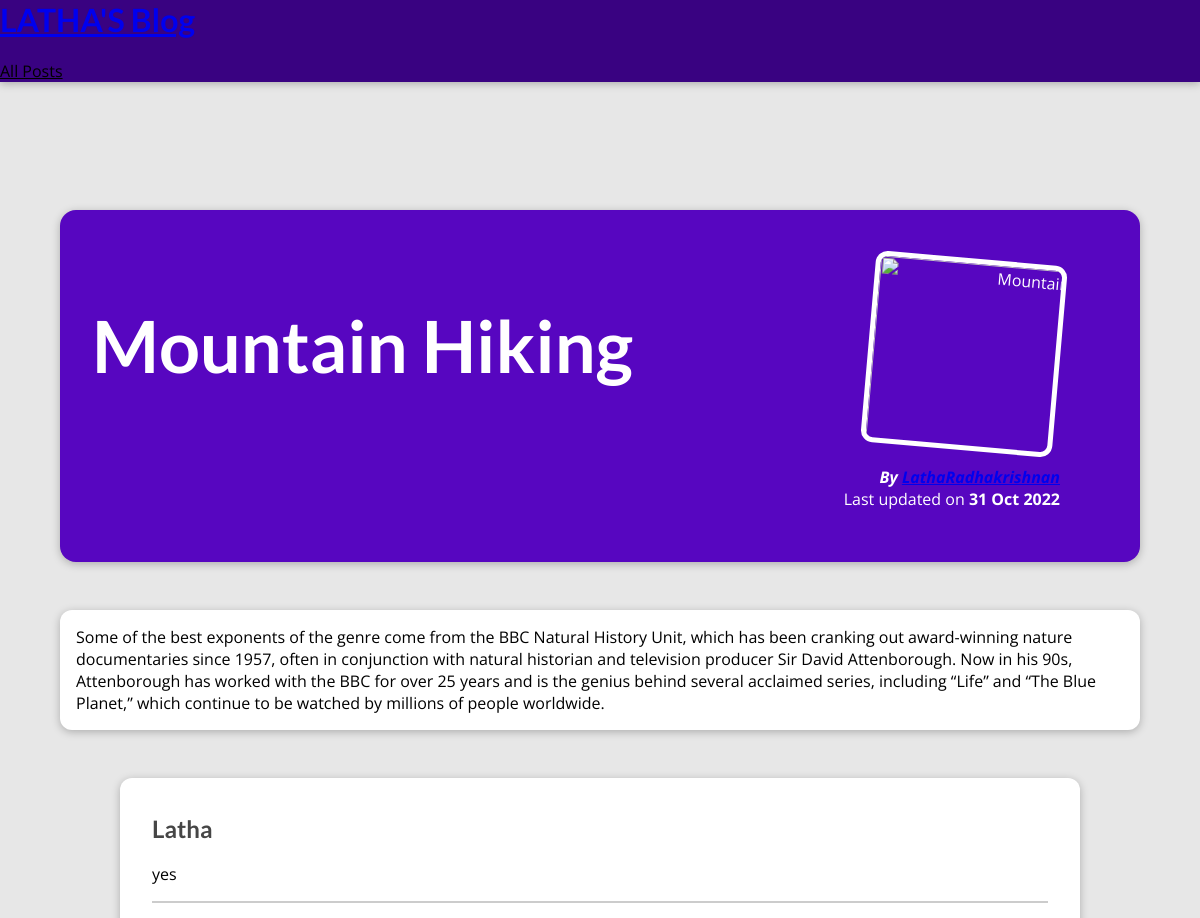
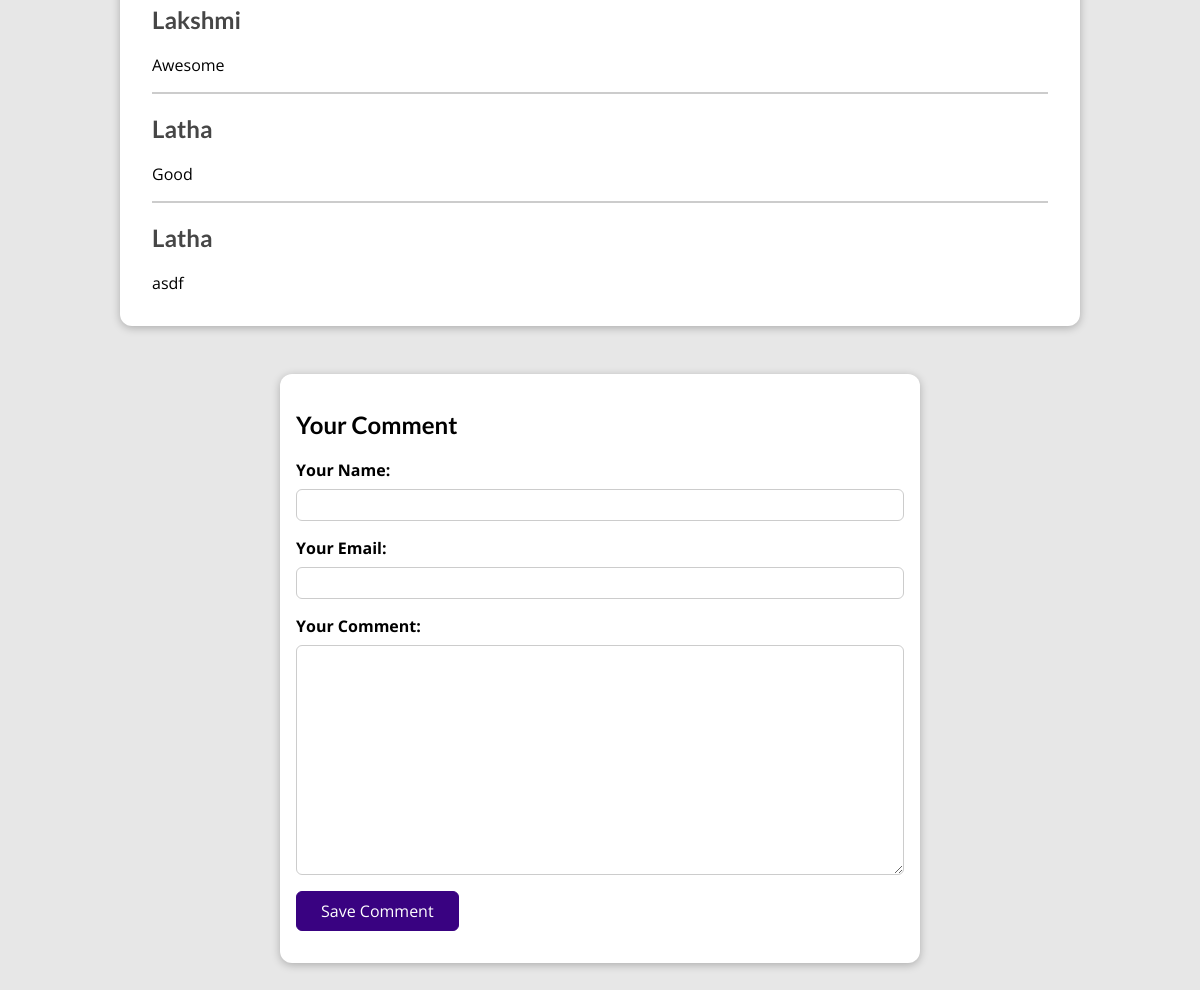
Screenshot of /posts/mountains with the database file from the repository (2 pictures, top to bottom).
### first_blog/models.py (models this page shows, shortened)
class Post(models.Model):
    title=models.CharField(max_length=100)
    excerpt=models.CharField(max_length=150)
    image_name=models.ImageField(upload_to="posts",null=True)
    date=models.DateField(auto_now=True)
    slug=models.SlugField(unique=True,db_index=True)
    content=models.TextField(validators=[MinLengthValidator(10)])
    author=models.ForeignKey(Author,on_delete=models.SET_NULL,null=True,related_name="posts")
    tags=models.ManyToManyField(Tag)

class Author(models.Model):
    first_name=models.CharField(max_length=100)
    last_name=models.CharField(max_length=100)
    email_address=models.EmailField()
    def full_name(self):
        return f"{self.first_name}{self.last_name}"
    def __str__(self):
        return self.full_name()

class comment(models.Model):
    user_name=models.CharField(max_length=120)
    user_email=models.EmailField()
    text=models.TextField(max_length=400)
    post=models.ForeignKey(Post,on_delete=models.CASCADE,related_name="comments")

### first_blog/views.py (the view, shortened to what this page needs)
# urls.py: path("posts/<slug:slug>", views.SinglePostView.as_view(), name="singlepost")
class SinglePostView(View):
    def get(self, request, slug):
        post = Post.objects.get(slug=slug)
        context = {
          "post": post,
          "post_tags": post.tags.all(),
          "comment_form": CommentForm(),
          "comments":post.comments.all().order_by("-id")
        }
        return render(request, "post-detail.html", context)

### first_blog/forms.py
class CommentForm(forms.ModelForm):
    class Meta:
        model = comment
        exclude = ["post"]
        labels={
            "user_name":"Your Name",
            "user_email":"Your Email",
            "text":"Your Comment"
        }

### first_blog/templates/post-detail.html (shortened to what this page needs)
{% extends "base.html" %}
{% load static %}
{% block css_style %}
  <link rel="stylesheet" href="{% static "post-detail.css" %}">
  {% endblock %}
{% block content %}
<section id="summary">
  <h2>{{post.title}}</h2>
  <article>
    <img src="{{post.image.url}}" alt={{post.title}} />
    <address>By <a href="mailto:{{post.author.email_address}}">{{post.author}}</a></address>
    <div>Last updated on <time>{{post.date|date:"d M Y"}}</time></div>
  </article>
</section>
<main>
  {{post.content}}
</main>
<section id="comments">
  <ul>
    {% for comment in comments %}
    <li>
      <h2>{{comment.user_name}}</h2>
      <p>{{comment.text|linebreaks}}</p>
    </li>
    {% endfor %}
  </ul>
</section>
<section id="comment-form">
  <h2> Your Comment</h2>
  <form action="{% url "singlepost" post.slug %}" method="POST">
    {% for form_field in comment_form %}
    <div class="form-control{% if form_field.errors %} Invalid {% endif %}">
      {{form_field.label_tag}}
      {{form_field}}
    </div>
    {% endfor %}
    <button>Save Comment</button>
  </form>
</section>
{% endblock %}

### templates/base.html (shortened to what this page needs)
{% load static %}
<html>
    <head>
            {% block css_style %}{% endblock %}
            <link rel="stylesheet"href="{% static "app.css" %}"
        </head>
        <body>
            <header id="main-navigation">
                <h1><a href="{% url "starting"%}">LATHA'S Blog</a></h1>
                <nav>
                  <a href=" {% url "allpost_page"%} "id="allpost">All Posts</a>
                </nav>
              </header>
            {% block content %}{% endblock %}
        </body>
        </html>

### first_blog/static/post-detail.css (style rules this page uses)
body { background-color: #e7e7e7; }
#main-navigation { background-color: #390281; box-shadow: 0 2px 8px rgba(0, 0, 0, 0.25); }
#summary { margin: 8rem auto 3rem auto; padding: 2rem; width: 90%; max-width: 90rem; border-radius: 16px; background-color: #5706c0; position: relative; box-shadow: 0 2px 8px rgba(0, 0, 0, 0.25); height: 22rem; }
#summary h2 { color: white; font-size: 4.5rem; }
#summary article { position: absolute; top: 2rem; right: 3rem; padding: 1rem 2rem; border-radius: 12px; text-align: right; color: white; }
#summary article img { width: 12rem; height: 12rem; border-radius: 12px; transform: rotateZ(5deg); border: 5px solid white; margin-bottom: 1rem; }
#summary address { font-weight: bold; }
#summary time { font-weight: bold; }
main { width: 90%; max-width: 90rem; margin: 3rem auto; background-color: white; padding: 1rem; border-radius: 12px; box-shadow: 0 2px 8px rgba(0, 0, 0, 0.25); }
#comment-form { margin: 3rem auto; width: 90%; max-width: 40rem; border-radius: 12px; background-color: white; box-shadow: 0 2px 8px rgba(0, 0, 0, 0.25); padding: 1rem; }
#comment-form button { font: inherit; background-color: #390281; color: white; border: 1px solid #390281; padding: 0.5rem 1.5rem; border-radius: 6px; cursor: pointer; }
.form-control { margin-bottom: 1rem; }
.form-control label { font-weight: bold; margin-bottom: 0.5rem; display: block; }
.form-control input, .form-control textarea { display: block; width: 100%; font: inherit; padding: 0.25rem; border-radius: 6px; border: 1px solid #ccc; }
#comments { margin: 3rem auto; width: 90%; max-width: 60rem; border-radius: 12px; background-color: white; box-shadow: 0 2px 8px rgba(0, 0, 0, 0.25); padding: 1rem 2rem; }
#comments ul { list-style: none; margin: 0; padding: 0; }
#comments li { margin-bottom: 1rem; border-bottom: 2px solid #ccc; }
#comments li:last-of-type { border-bottom: none; }
#comments h2 { color: #464646; }

### static/app.css (style rules this page uses)
* { box-sizing: border-box; }
html { font-family: 'Open Sans', 'Lato', sans-serif; }
body { margin: 0; }
h1, h2, h3 { font-family: 'Lato', sans-serif; font-weight: bold; }
#allpost { color:black; }

### rows the page displays
Post: title "Mountain Hiking", author "LathaRadhakrishnan", date "31 Oct 2022", content "Some of the best exponents of the genre come from the BBC Natural History Unit, which has been cranking out award-winning nature documentaries since 1957, often in conjunction with natural historian and television producer Sir David Attenborough. Now in his 90s, Attenborough has worked with the BBC for over 25 years and is the genius behind several acclaimed series, including “Life” and “The Blue Planet,” which continue to be watched by millions of people worldwide."
comment: user_name "Latha", text "yes"
comment: user_name "Lakshmi", text "Awesome"
comment: user_name "Latha", text "Good"
comment: user_name "Latha", text "asdf"
